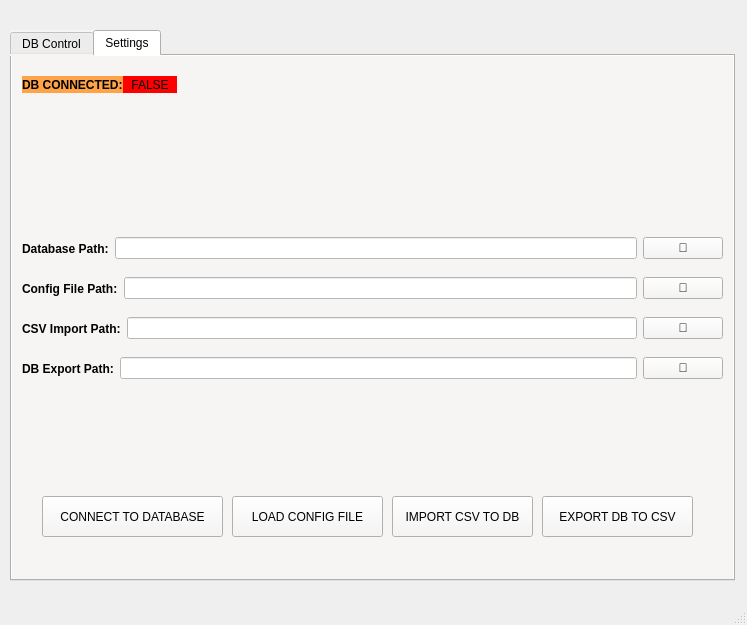
<?xml version="1.0" encoding="UTF-8"?>
<ui version="4.0">
 <class>MainWindow</class>
 <widget class="QMainWindow" name="MainWindow">
  <property name="geometry">
   <rect>
    <x>0</x>
    <y>0</y>
    <width>747</width>
    <height>625</height>
   </rect>
  </property>
  <property name="windowTitle">
   <string>MainWindow</string>
  </property>
  <widget class="QWidget" name="centralwidget">
   <property name="sizePolicy">
    <sizepolicy hsizetype="Fixed" vsizetype="Fixed">
     <horstretch>0</horstretch>
     <verstretch>0</verstretch>
    </sizepolicy>
   </property>
   <widget class="QTabWidget" name="tabWidget">
    <property name="enabled">
     <bool>true</bool>
    </property>
    <property name="geometry">
     <rect>
      <x>10</x>
      <y>30</y>
      <width>725</width>
      <height>551</height>
     </rect>
    </property>
    <property name="sizePolicy">
     <sizepolicy hsizetype="Fixed" vsizetype="Fixed">
      <horstretch>0</horstretch>
      <verstretch>0</verstretch>
     </sizepolicy>
    </property>
    <property name="styleSheet">
     <string notr="true">background-color: rgb(246, 245, 244);</string>
    </property>
    <property name="currentIndex">
     <number>1</number>
    </property>
    <widget class="QWidget" name="tab_db_push">
     <attribute name="title">
      <string>DB Control</string>
     </attribute>
     <widget class="QWidget" name="layoutWidget">
      <property name="geometry">
       <rect>
        <x>10</x>
        <y>10</y>
        <width>307</width>
        <height>430</height>
       </rect>
      </property>
      <layout class="QVBoxLayout" name="verticalLayout">
       <item>
        <layout class="QHBoxLayout" name="horizontalLayout_2">
         <item>
          <widget class="QLabel" name="label_3">
           <property name="font">
            <font>
             <weight>75</weight>
             <bold>true</bold>
            </font>
           </property>
           <property name="text">
            <string>KICAD Symbol:</string>
           </property>
          </widget>
         </item>
         <item>
          <widget class="QLineEdit" name="LE_Field_Symbol">
           <property name="styleSheet">
            <string notr="true">background-color: rgb(255, 255, 255);</string>
           </property>
          </widget>
         </item>
        </layout>
       </item>
       <item>
        <layout class="QHBoxLayout" name="horizontalLayout_3">
         <item>
          <widget class="QLabel" name="label_4">
           <property name="font">
            <font>
             <weight>75</weight>
             <bold>true</bold>
            </font>
           </property>
           <property name="text">
            <string>KICAD Footprint: </string>
           </property>
          </widget>
         </item>
         <item>
          <widget class="QLineEdit" name="LE_Field_Footprint">
           <property name="styleSheet">
            <string notr="true">background-color: rgb(255, 255, 255);</string>
           </property>
          </widget>
         </item>
        </layout>
       </item>
       <item>
        <layout class="QHBoxLayout" name="horizontalLayout_4">
         <item>
          <widget class="QLabel" name="label_5">
           <property name="font">
            <font>
             <weight>75</weight>
             <bold>true</bold>
            </font>
           </property>
           <property name="text">
            <string>Component Value:</string>
           </property>
          </widget>
         </item>
         <item>
          <widget class="QLineEdit" name="LE_Field_Value">
           <property name="styleSheet">
            <string notr="true">background-color: rgb(255, 255, 255);</string>
           </property>
          </widget>
         </item>
        </layout>
       </item>
       <item>
        <layout class="QHBoxLayout" name="horizontalLayout_5">
         <item>
          <widget class="QLabel" name="label_6">
           <property name="font">
            <font>
             <weight>75</weight>
             <bold>true</bold>
            </font>
           </property>
           <property name="text">
            <string>Manufacturer:</string>
           </property>
          </widget>
         </item>
         <item>
          <widget class="QLineEdit" name="LE_Field_Manufacturer">
           <property name="styleSheet">
            <string notr="true">background-color: rgb(255, 255, 255);</string>
           </property>
          </widget>
         </item>
        </layout>
       </item>
       <item>
        <layout class="QHBoxLayout" name="horizontalLayout_6">
         <item>
          <widget class="QLabel" name="label_7">
           <property name="font">
            <font>
             <weight>75</weight>
             <bold>true</bold>
            </font>
           </property>
           <property name="text">
            <string>MPN:</string>
           </property>
          </widget>
         </item>
         <item>
          <widget class="QLineEdit" name="LE_Field_MPN">
           <property name="styleSheet">
            <string notr="true">background-color: rgb(255, 255, 255);</string>
           </property>
          </widget>
         </item>
        </layout>
       </item>
       <item>
        <layout class="QHBoxLayout" name="horizontalLayout_7">
         <item>
          <widget class="QLabel" name="label_8">
           <property name="font">
            <font>
             <weight>75</weight>
             <bold>true</bold>
            </font>
           </property>
           <property name="text">
            <string>Digikey Part Number:</string>
           </property>
          </widget>
         </item>
         <item>
          <widget class="QLineEdit" name="LE_Field_Digikey_PN">
           <property name="styleSheet">
            <string notr="true">background-color: rgb(255, 255, 255);</string>
           </property>
          </widget>
         </item>
        </layout>
       </item>
       <item>
        <layout class="QHBoxLayout" name="horizontalLayout_8">
         <item>
          <widget class="QLabel" name="label_9">
           <property name="font">
            <font>
             <weight>75</weight>
             <bold>true</bold>
            </font>
           </property>
           <property name="text">
            <string>Mouser Part Number:</string>
           </property>
          </widget>
         </item>
         <item>
          <widget class="QLineEdit" name="LE_Field_Mouser_PN">
           <property name="styleSheet">
            <string notr="true">background-color: rgb(255, 255, 255);</string>
           </property>
          </widget>
         </item>
        </layout>
       </item>
       <item>
        <layout class="QHBoxLayout" name="horizontalLayout_9">
         <item>
          <widget class="QLabel" name="label_10">
           <property name="font">
            <font>
             <weight>75</weight>
             <bold>true</bold>
            </font>
           </property>
           <property name="text">
            <string>LCSC Part Number:</string>
           </property>
          </widget>
         </item>
         <item>
          <widget class="QLineEdit" name="LE_Field_LCSC_PN">
           <property name="styleSheet">
            <string notr="true">background-color: rgb(255, 255, 255);</string>
           </property>
          </widget>
         </item>
        </layout>
       </item>
       <item>
        <layout class="QHBoxLayout" name="horizontalLayout_10">
         <item>
          <widget class="QLabel" name="label_12">
           <property name="font">
            <font>
             <weight>75</weight>
             <bold>true</bold>
            </font>
           </property>
           <property name="text">
            <string>Misc. Distributor:</string>
           </property>
          </widget>
         </item>
         <item>
          <widget class="QLineEdit" name="LE_Field_Distributor">
           <property name="styleSheet">
            <string notr="true">background-color: rgb(255, 255, 255);</string>
           </property>
          </widget>
         </item>
        </layout>
       </item>
       <item>
        <layout class="QHBoxLayout" name="horizontalLayout_11">
         <item>
          <widget class="QLabel" name="label_11">
           <property name="font">
            <font>
             <weight>75</weight>
             <bold>true</bold>
            </font>
           </property>
           <property name="text">
            <string>Misc. Part Number:</string>
           </property>
          </widget>
         </item>
         <item>
          <widget class="QLineEdit" name="LE_Field_Misc_PN">
           <property name="styleSheet">
            <string notr="true">background-color: rgb(255, 255, 255);</string>
           </property>
          </widget>
         </item>
        </layout>
       </item>
       <item>
        <layout class="QHBoxLayout" name="horizontalLayout_12">
         <item>
          <widget class="QLabel" name="label_13">
           <property name="font">
            <font>
             <weight>75</weight>
             <bold>true</bold>
            </font>
           </property>
           <property name="text">
            <string>Tolerance:</string>
           </property>
          </widget>
         </item>
         <item>
          <widget class="QLineEdit" name="LE_Field_Tolerance">
           <property name="styleSheet">
            <string notr="true">background-color: rgb(255, 255, 255);</string>
           </property>
          </widget>
         </item>
        </layout>
       </item>
       <item>
        <layout class="QHBoxLayout" name="horizontalLayout_13">
         <item>
          <widget class="QLabel" name="label_14">
           <property name="font">
            <font>
             <weight>75</weight>
             <bold>true</bold>
            </font>
           </property>
           <property name="text">
            <string>Rating:</string>
           </property>
          </widget>
         </item>
         <item>
          <widget class="QLineEdit" name="LE_Field_Rating">
           <property name="styleSheet">
            <string notr="true">background-color: rgb(255, 255, 255);</string>
           </property>
          </widget>
         </item>
        </layout>
       </item>
       <item>
        <layout class="QHBoxLayout" name="horizontalLayout_14">
         <item>
          <widget class="QLabel" name="label_15">
           <property name="font">
            <font>
             <weight>75</weight>
             <bold>true</bold>
            </font>
           </property>
           <property name="text">
            <string>Package:</string>
           </property>
          </widget>
         </item>
         <item>
          <widget class="QLineEdit" name="LE_Field_Package">
           <property name="styleSheet">
            <string notr="true">background-color: rgb(255, 255, 255);</string>
           </property>
          </widget>
         </item>
        </layout>
       </item>
      </layout>
     </widget>
     <widget class="QWidget" name="layoutWidget">
      <property name="geometry">
       <rect>
        <x>10</x>
        <y>450</y>
        <width>701</width>
        <height>25</height>
       </rect>
      </property>
      <layout class="QHBoxLayout" name="horizontalLayout_29">
       <item>
        <widget class="QLabel" name="label_1">
         <property name="font">
          <font>
           <weight>75</weight>
           <bold>true</bold>
          </font>
         </property>
         <property name="text">
          <string>Datasheet Link:</string>
         </property>
        </widget>
       </item>
       <item>
        <widget class="QLineEdit" name="LE_Link_Datasheet">
         <property name="text">
          <string/>
         </property>
        </widget>
       </item>
       <item>
        <widget class="QPushButton" name="PB_Link_Datasheet">
         <property name="text">
          <string>🔗</string>
         </property>
        </widget>
       </item>
      </layout>
     </widget>
     <widget class="QWidget" name="layoutWidget_2">
      <property name="geometry">
       <rect>
        <x>330</x>
        <y>230</y>
        <width>381</width>
        <height>97</height>
       </rect>
      </property>
      <layout class="QVBoxLayout" name="verticalLayout_3">
       <property name="spacing">
        <number>0</number>
       </property>
       <item>
        <widget class="QLabel" name="label_18">
         <property name="font">
          <font>
           <pointsize>16</pointsize>
           <weight>75</weight>
           <bold>true</bold>
          </font>
         </property>
         <property name="styleSheet">
          <string notr="true">background-color: rgb(255, 163, 72);</string>
         </property>
         <property name="text">
          <string>DESCRIPTION</string>
         </property>
         <property name="alignment">
          <set>Qt::AlignCenter</set>
         </property>
        </widget>
       </item>
       <item>
        <widget class="QTextEdit" name="TE_Field_Description">
         <property name="styleSheet">
          <string notr="true">background-color: rgb(255, 255, 255);
</string>
         </property>
        </widget>
       </item>
      </layout>
     </widget>
     <widget class="QFrame" name="frame">
      <property name="geometry">
       <rect>
        <x>330</x>
        <y>10</y>
        <width>381</width>
        <height>141</height>
       </rect>
      </property>
      <property name="autoFillBackground">
       <bool>false</bool>
      </property>
      <property name="styleSheet">
       <string notr="true">background-color: rgb(222, 221, 218);</string>
      </property>
      <property name="frameShape">
       <enum>QFrame::StyledPanel</enum>
      </property>
      <property name="frameShadow">
       <enum>QFrame::Raised</enum>
      </property>
      <widget class="QWidget" name="layoutWidget">
       <property name="geometry">
        <rect>
         <x>10</x>
         <y>10</y>
         <width>361</width>
         <height>118</height>
        </rect>
       </property>
       <layout class="QVBoxLayout" name="verticalLayout_4">
        <property name="spacing">
         <number>5</number>
        </property>
        <item>
         <widget class="QLabel" name="label_25">
          <property name="font">
           <font>
            <pointsize>16</pointsize>
            <weight>75</weight>
            <bold>true</bold>
           </font>
          </property>
          <property name="styleSheet">
           <string notr="true">background-color: rgb(255, 163, 72);</string>
          </property>
          <property name="text">
           <string>DATABASE QUERY CONTROL</string>
          </property>
          <property name="alignment">
           <set>Qt::AlignCenter</set>
          </property>
         </widget>
        </item>
        <item>
         <layout class="QHBoxLayout" name="horizontalLayout_17">
          <item>
           <widget class="QLabel" name="label_23">
            <property name="font">
             <font>
              <weight>75</weight>
              <bold>true</bold>
             </font>
            </property>
            <property name="text">
             <string>DATABASE QUERY:</string>
            </property>
           </widget>
          </item>
          <item>
           <widget class="QLineEdit" name="LE_DB_query">
            <property name="styleSheet">
             <string notr="true">background-color: rgb(255, 255, 255);</string>
            </property>
           </widget>
          </item>
         </layout>
        </item>
        <item>
         <layout class="QHBoxLayout" name="horizontalLayout_18">
          <item>
           <widget class="QLabel" name="label_24">
            <property name="sizePolicy">
             <sizepolicy hsizetype="Fixed" vsizetype="Preferred">
              <horstretch>0</horstretch>
              <verstretch>0</verstretch>
             </sizepolicy>
            </property>
            <property name="font">
             <font>
              <weight>75</weight>
              <bold>true</bold>
             </font>
            </property>
            <property name="text">
             <string>QUERY BY FIELD:</string>
            </property>
           </widget>
          </item>
          <item>
           <widget class="QComboBox" name="CB_Field_Query"/>
          </item>
         </layout>
        </item>
        <item>
         <widget class="QPushButton" name="PB_Query_DB">
          <property name="text">
           <string>QUERY DATABASE</string>
          </property>
         </widget>
        </item>
       </layout>
      </widget>
     </widget>
     <widget class="QWidget" name="layoutWidget">
      <property name="geometry">
       <rect>
        <x>330</x>
        <y>340</y>
        <width>381</width>
        <height>97</height>
       </rect>
      </property>
      <layout class="QVBoxLayout" name="verticalLayout_2">
       <property name="spacing">
        <number>0</number>
       </property>
       <item>
        <widget class="QLabel" name="label_17">
         <property name="font">
          <font>
           <pointsize>16</pointsize>
           <weight>75</weight>
           <bold>true</bold>
          </font>
         </property>
         <property name="styleSheet">
          <string notr="true">background-color: rgb(255, 163, 72);</string>
         </property>
         <property name="text">
          <string>NOTES</string>
         </property>
         <property name="alignment">
          <set>Qt::AlignCenter</set>
         </property>
        </widget>
       </item>
       <item>
        <widget class="QTextEdit" name="TE_Field_Notes">
         <property name="styleSheet">
          <string notr="true">background-color: rgb(255, 255, 255);</string>
         </property>
        </widget>
       </item>
      </layout>
     </widget>
     <widget class="QComboBox" name="CB_Table_Name">
      <property name="geometry">
       <rect>
        <x>330</x>
        <y>170</y>
        <width>381</width>
        <height>51</height>
       </rect>
      </property>
     </widget>
     <widget class="QLabel" name="label_19">
      <property name="geometry">
       <rect>
        <x>330</x>
        <y>150</y>
        <width>381</width>
        <height>25</height>
       </rect>
      </property>
      <property name="font">
       <font>
        <pointsize>16</pointsize>
        <weight>75</weight>
        <bold>true</bold>
       </font>
      </property>
      <property name="styleSheet">
       <string notr="true">background-color: rgb(255, 163, 72);</string>
      </property>
      <property name="text">
       <string>TABLE</string>
      </property>
      <property name="alignment">
       <set>Qt::AlignCenter</set>
      </property>
     </widget>
     <widget class="QPushButton" name="PB_Reset_Form">
      <property name="geometry">
       <rect>
        <x>340</x>
        <y>480</y>
        <width>131</width>
        <height>31</height>
       </rect>
      </property>
      <property name="font">
       <font>
        <pointsize>12</pointsize>
        <weight>50</weight>
        <bold>false</bold>
       </font>
      </property>
      <property name="text">
       <string>RESET FORM </string>
      </property>
     </widget>
     <widget class="QPushButton" name="PB_Push_DB">
      <property name="geometry">
       <rect>
        <x>150</x>
        <y>480</y>
        <width>171</width>
        <height>31</height>
       </rect>
      </property>
      <property name="font">
       <font>
        <pointsize>12</pointsize>
       </font>
      </property>
      <property name="text">
       <string>PUSH TO DATABASE</string>
      </property>
     </widget>
    </widget>
    <widget class="QWidget" name="tab_settings">
     <attribute name="title">
      <string>Settings</string>
     </attribute>
     <widget class="QWidget" name="layoutWidget_3">
      <property name="geometry">
       <rect>
        <x>10</x>
        <y>180</y>
        <width>701</width>
        <height>25</height>
       </rect>
      </property>
      <layout class="QHBoxLayout" name="horizontalLayout_30">
       <item>
        <widget class="QLabel" name="label_33">
         <property name="font">
          <font>
           <weight>75</weight>
           <bold>true</bold>
          </font>
         </property>
         <property name="text">
          <string>Database Path:</string>
         </property>
        </widget>
       </item>
       <item>
        <widget class="QLineEdit" name="LE_DB_Path">
         <property name="styleSheet">
          <string notr="true">background-color: rgb(255, 255, 255);</string>
         </property>
         <property name="text">
          <string/>
         </property>
        </widget>
       </item>
       <item>
        <widget class="QPushButton" name="PB_DB_Path">
         <property name="text">
          <string>🔗</string>
         </property>
        </widget>
       </item>
      </layout>
     </widget>
     <widget class="QPushButton" name="PB_DB_Connect">
      <property name="geometry">
       <rect>
        <x>30</x>
        <y>440</y>
        <width>181</width>
        <height>41</height>
       </rect>
      </property>
      <property name="text">
       <string>CONNECT TO DATABASE</string>
      </property>
     </widget>
     <widget class="QPushButton" name="PB_Load_Config">
      <property name="geometry">
       <rect>
        <x>220</x>
        <y>440</y>
        <width>151</width>
        <height>41</height>
       </rect>
      </property>
      <property name="text">
       <string>LOAD CONFIG FILE</string>
      </property>
     </widget>
     <widget class="QWidget" name="layoutWidget_7">
      <property name="geometry">
       <rect>
        <x>10</x>
        <y>220</y>
        <width>701</width>
        <height>25</height>
       </rect>
      </property>
      <layout class="QHBoxLayout" name="horizontalLayout_31">
       <item>
        <widget class="QLabel" name="label_34">
         <property name="font">
          <font>
           <weight>75</weight>
           <bold>true</bold>
          </font>
         </property>
         <property name="text">
          <string>Config File Path:</string>
         </property>
        </widget>
       </item>
       <item>
        <widget class="QLineEdit" name="LE_Config_Path">
         <property name="styleSheet">
          <string notr="true">background-color: rgb(255, 255, 255);
</string>
         </property>
         <property name="text">
          <string/>
         </property>
        </widget>
       </item>
       <item>
        <widget class="QPushButton" name="PB_Config_Path">
         <property name="text">
          <string>🔗</string>
         </property>
        </widget>
       </item>
      </layout>
     </widget>
     <widget class="QPushButton" name="PB_Import_CSV">
      <property name="geometry">
       <rect>
        <x>380</x>
        <y>440</y>
        <width>141</width>
        <height>41</height>
       </rect>
      </property>
      <property name="text">
       <string>IMPORT CSV TO DB</string>
      </property>
     </widget>
     <widget class="QPushButton" name="PB_Export_DB">
      <property name="geometry">
       <rect>
        <x>530</x>
        <y>440</y>
        <width>151</width>
        <height>41</height>
       </rect>
      </property>
      <property name="text">
       <string>EXPORT DB TO CSV</string>
      </property>
     </widget>
     <widget class="QWidget" name="layoutWidget_8">
      <property name="geometry">
       <rect>
        <x>10</x>
        <y>260</y>
        <width>701</width>
        <height>25</height>
       </rect>
      </property>
      <layout class="QHBoxLayout" name="horizontalLayout_32">
       <item>
        <widget class="QLabel" name="label_35">
         <property name="font">
          <font>
           <weight>75</weight>
           <bold>true</bold>
          </font>
         </property>
         <property name="text">
          <string>CSV Import Path:</string>
         </property>
        </widget>
       </item>
       <item>
        <widget class="QLineEdit" name="LE_CSV_Import_Path">
         <property name="styleSheet">
          <string notr="true">background-color: rgb(255, 255, 255);</string>
         </property>
         <property name="text">
          <string/>
         </property>
        </widget>
       </item>
       <item>
        <widget class="QPushButton" name="PB_CSV_Import_Path">
         <property name="text">
          <string>🔗</string>
         </property>
        </widget>
       </item>
      </layout>
     </widget>
     <widget class="QWidget" name="layoutWidget_9">
      <property name="geometry">
       <rect>
        <x>10</x>
        <y>300</y>
        <width>701</width>
        <height>25</height>
       </rect>
      </property>
      <layout class="QHBoxLayout" name="horizontalLayout_33">
       <item>
        <widget class="QLabel" name="label_36">
         <property name="font">
          <font>
           <weight>75</weight>
           <bold>true</bold>
          </font>
         </property>
         <property name="text">
          <string>DB Export Path:</string>
         </property>
        </widget>
       </item>
       <item>
        <widget class="QLineEdit" name="LE_DB_Export_Path">
         <property name="styleSheet">
          <string notr="true">background-color: rgb(255, 255, 255);</string>
         </property>
         <property name="text">
          <string/>
         </property>
        </widget>
       </item>
       <item>
        <widget class="QPushButton" name="PB_DB_Import_Path">
         <property name="text">
          <string>🔗</string>
         </property>
        </widget>
       </item>
      </layout>
     </widget>
     <widget class="QWidget" name="layoutWidget">
      <property name="geometry">
       <rect>
        <x>10</x>
        <y>20</y>
        <width>155</width>
        <height>17</height>
       </rect>
      </property>
      <layout class="QHBoxLayout" name="horizontalLayout">
       <property name="spacing">
        <number>0</number>
       </property>
       <item>
        <widget class="QLabel" name="label_20">
         <property name="font">
          <font>
           <weight>75</weight>
           <bold>true</bold>
          </font>
         </property>
         <property name="styleSheet">
          <string notr="true">background-color: rgb(255, 163, 72);</string>
         </property>
         <property name="text">
          <string>DB CONNECTED:</string>
         </property>
        </widget>
       </item>
       <item>
        <widget class="QLabel" name="LB_DB_Connect">
         <property name="styleSheet">
          <string notr="true">background-color: rgb(255, 0, 0);</string>
         </property>
         <property name="text">
          <string>FALSE</string>
         </property>
         <property name="alignment">
          <set>Qt::AlignCenter</set>
         </property>
        </widget>
       </item>
      </layout>
     </widget>
    </widget>
   </widget>
  </widget>
  <widget class="QMenuBar" name="menubar">
   <property name="geometry">
    <rect>
     <x>0</x>
     <y>0</y>
     <width>747</width>
     <height>20</height>
    </rect>
   </property>
  </widget>
  <widget class="QStatusBar" name="statusbar"/>
 </widget>
 <resources/>
 <connections/>
</ui>
